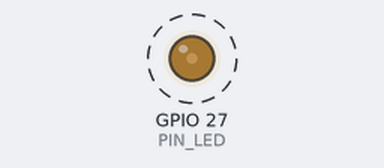
The sketch below on a simulated ESP32. Parts: output pins drawn as LEDs (lit = HIGH). Dashed ring = blinking.

Above: at 0.05 s.
Timing chart, 0 to 4.6 s (numbered marks = the images above):
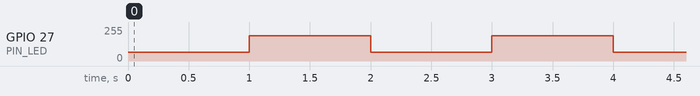

Measured:
- by itself, GPIO 27 (PIN_LED): alternates 190/255 for 1.0 s and 64/255 for 1.0 s

The sketch:

pwm_core2.ino
```cpp
/*
 * Bab 3 - Contoh PWM untuk Arduino-ESP32 inti versi 2.x
 * Pada inti 2.x, PWM diatur melalui KANAL, bukan langsung ke pin.
 * Lisensi: MIT
 */
const int PIN_LED = 27;
const int KANAL   = 0;

void setup() {
  ledcSetup(KANAL, 5000, 8);      // kanal, frekuensi 5 kHz, resolusi 8-bit
  ledcAttachPin(PIN_LED, KANAL);  // pasangkan pin ke kanal
}

void loop() {
  ledcWrite(KANAL, 64);           // duty 25% -> tulis ke KANAL
  delay(1000);
  ledcWrite(KANAL, 191);          // duty 75%
  delay(1000);
}
```
